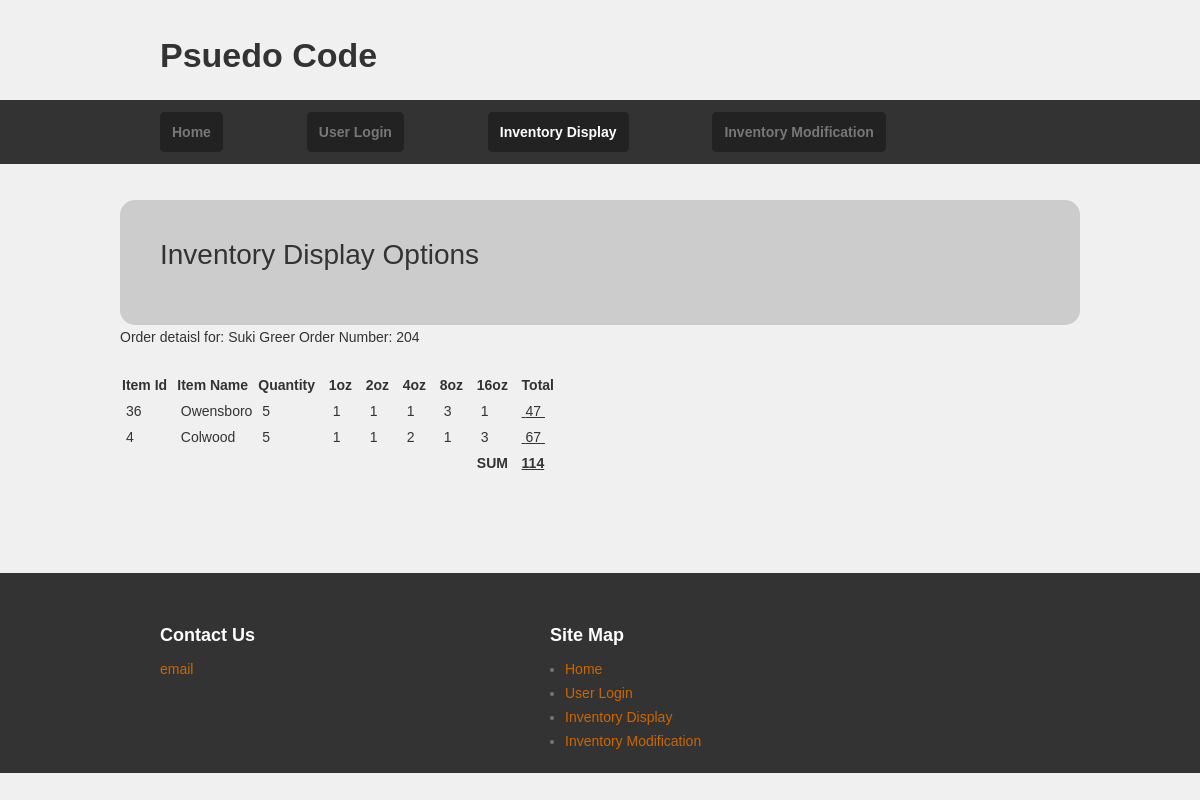
Page /PsuedoCode/orderdetails.php?ordernumber=204 on the committed database.
### tables this page shows
CREATE TABLE `tbl_employees` (
  `employee_id` int(11) NOT NULL,
  `first_name` varchar(45) DEFAULT NULL,
  `last_name` varchar(45) DEFAULT NULL,
  `user_name` varchar(45) DEFAULT NULL,
  `email` varchar(80) DEFAULT NULL,
  `password` binary(64) DEFAULT NULL,
  `permission_level` tinyint(4) DEFAULT NULL,
  `creation_date` date DEFAULT NULL,
  PRIMARY KEY (`employee_id`),
  UNIQUE KEY `user_name_UNIQUE` (`user_name`)
);

CREATE TABLE `tbl_orders` (
  `order_id` int(11) NOT NULL AUTO_INCREMENT,
  `order_datetime` datetime DEFAULT NULL,
  `employee_id` int(11) DEFAULT NULL,
  PRIMARY KEY (`order_id`),
  KEY `fk_employees_0_idx` (`employee_id`),
  CONSTRAINT `fk_employees_1` FOREIGN KEY (`employee_id`) REFERENCES `tbl_employees` (`employee_id`) ON DELETE NO ACTION ON UPDATE NO ACTION
);

CREATE TABLE `tbl_order_items` (
  `order_items_id` int(11) NOT NULL AUTO_INCREMENT,
  `quantity` tinyint(4) DEFAULT NULL,
  `number_of_1oz` tinyint(4) DEFAULT NULL,
  `number_of_2oz` tinyint(4) DEFAULT NULL,
  `number_of_4oz` tinyint(4) DEFAULT NULL,
  `number_of_8oz` tinyint(4) DEFAULT NULL,
  `number_of_16oz` tinyint(4) DEFAULT NULL,
  `order_id` int(11) DEFAULT NULL,
  `item_id` int(11) DEFAULT NULL,
  PRIMARY KEY (`order_items_id`),
  KEY `fk_orders_1_idx` (`order_id`),
  KEY `fk_inventory_idx` (`item_id`),
  CONSTRAINT `fk_orders_10` FOREIGN KEY (`order_id`) REFERENCES `tbl_orders` (`order_id`) ON DELETE NO ACTION ON UPDATE NO ACTION,
  CONSTRAINT `fk_inventory` FOREIGN KEY (`item_id`) REFERENCES `tbl_inventory` (`item_id`) ON DELETE NO ACTION ON UPDATE NO ACTION
);

CREATE TABLE `tbl_inventory` (
  `item_id` int(11) NOT NULL AUTO_INCREMENT,
  `item_name` varchar(100) NOT NULL,
  `distributor_id` int(11) DEFAULT NULL,
  `item_number` int(11) DEFAULT NULL,
  `amount_tins` decimal(5,2) DEFAULT NULL,
  `amount_bags` decimal(5,2) DEFAULT NULL,
  `minimum_amount` decimal(5,2) DEFAULT NULL,
  `last_update_id` int(11) DEFAULT NULL,
  `date_created` date NOT NULL,
  `created_by_user` int(11) DEFAULT NULL,
  PRIMARY KEY (`item_id`)
);

### PsuedoCode/orderdetails.php (the view, shortened to what this page needs)
<?php
include('php/wrappers.php');
$id = $_GET['ordernumber'];
$query = <<< EOT
SELECT
	e.user_name
	,e.first_name
	, e.last_name
	, o.order_id
	, oi.item_id
	, i.item_name
	, oi.quantity
	, oi.number_of_1oz
	, oi.number_of_2oz
	, oi.number_of_4oz
	, oi.number_of_8oz
	, oi.number_of_16oz
FROM
	tbl_employees e
	, tbl_orders o
	, tbl_inventory i
	, tbl_order_items oi
WHERE
	 i.item_id = oi.item_id
	AND o.order_id = oi.order_id
	AND e.employee_id = o.employee_id
	AND o.order_id = $id
ORDER BY e.user_name, e.first_name, e.last_name, o.order_id
EOT;
$result = mysql_query($query);
$db_field = mysql_fetch_assoc($result);
echo ("
    <p> Order detaisl for: "
        .  $db_field['first_name'] . " "
        . $db_field['last_name'] . " Order Number: "
        . $db_field['order_id']
);
echo <<< EOT
<table>
    <tr>
        <th><b>Item Id &nbsp</b></th>
        <th><b>Item Name &nbsp</b></th>
        <th><b>Quantity &nbsp&nbsp</b></th>
        <th><b>1oz &nbsp&nbsp</b></th>
        <th><b>2oz &nbsp&nbsp</b></th>
        <th><b>4oz &nbsp&nbsp</b></th>
        <th><b>8oz &nbsp&nbsp</b></th>
        <th><b>16oz &nbsp&nbsp</b></th>
        <th><b>Total</b></th>
    </tr>
EOT;
$completeTotal = 0;
do {
    $completeTotal += $total =
        $db_field["number_of_1oz"]
        + ($db_field["number_of_2oz"] * 2)
        + ($db_field["number_of_4oz"] *4)
        + ($db_field["number_of_8oz"] * 8)
        + ($db_field["number_of_16oz"] *16);
    echo("<tr>");
    echo( "<td>&nbsp" . $db_field['item_id'] .  "&nbsp</td>" .
        "<td>&nbsp" . $db_field['item_name'] .  "&nbsp</td>" .
        "<td>&nbsp" . $db_field['quantity'] .  "&nbsp</td>" .
        "<td>&nbsp" . $db_field['number_of_1oz'] .  "&nbsp</td>" .
        "<td>&nbsp" . $db_field['number_of_2oz'] .  "&nbsp</td>" .
        "<td>&nbsp" . $db_field['number_of_4oz'] .  "&nbsp</td>" .
        "<td>&nbsp" . $db_field['number_of_8oz'] .  "&nbsp</td>" .
        "<td>&nbsp" . $db_field['number_of_16oz'] .  "&nbsp</td>" .
        "<td><u>&nbsp" . $total .  "&nbsp</u></td>"
    );
    echo("</tr>");
} while($db_field = mysql_fetch_assoc($result));
echo("<td></td><td></td><td></td><td></td><td></td><td></td><td></td><td><b>SUM</b></td><td><b><u>$completeTotal</u></b></td>");
echo("</table><br /><br /><br /><br />");
?>

### PsuedoCode/css/default.css (style rules this page uses)
html, body, div, span, applet, object, iframe, h1, h2, h3, h4, h5, h6, p, blockquote, pre, a, abbr, acronym, address, big, cite, code, del, dfn, em, font, img, ins, kbd, q, s, samp, small, strike, strong, sub, sup, tt, var, b, u, i, center, dl, dt, dd, ol, ul, li, fieldset, form, label, legend, caption, tbody, tfoot, thead, tr, th, td { margin: 0; padding: 0; border: 0; outline: 0; font-size: 100%; vertical-align: baseline; background: transparent; }
body { line-height: 1; }
body { background: #f0f0f0; border: none; color: #333; margin: 0 auto; font: 14px/24px Helvetica, Arial, sans-serif; width: 960px; }
p { font-weight: normal; padding-bottom: 22px; }

### rows in the picture
tbl_employees: first_name "Suki", last_name "Greer", tbl_order_items.item_id "36", tbl_inventory.item_name "Owensboro", tbl_order_items.quantity "5", tbl_order_items.number_of_1oz "1", tbl_order_items.number_of_2oz "1", tbl_order_items.number_of_4oz "1", tbl_order_items.number_of_8oz "3", tbl_order_items.number_of_16oz "1", tbl_order_items.number_of_1oz+number_of_2oz+number_of_4oz "47", tbl_order_items.item_id "4", tbl_inventory.item_name "Colwood", tbl_order_items.number_of_4oz "2", tbl_order_items.number_of_8oz "1", tbl_order_items.number_of_16oz "3", tbl_order_items.number_of_1oz+number_of_2oz+number_of_4oz "67"
tbl_orders: order_id "204"

### other values in the picture
$title "Inventory Display Options"
$completeTotal "114"
